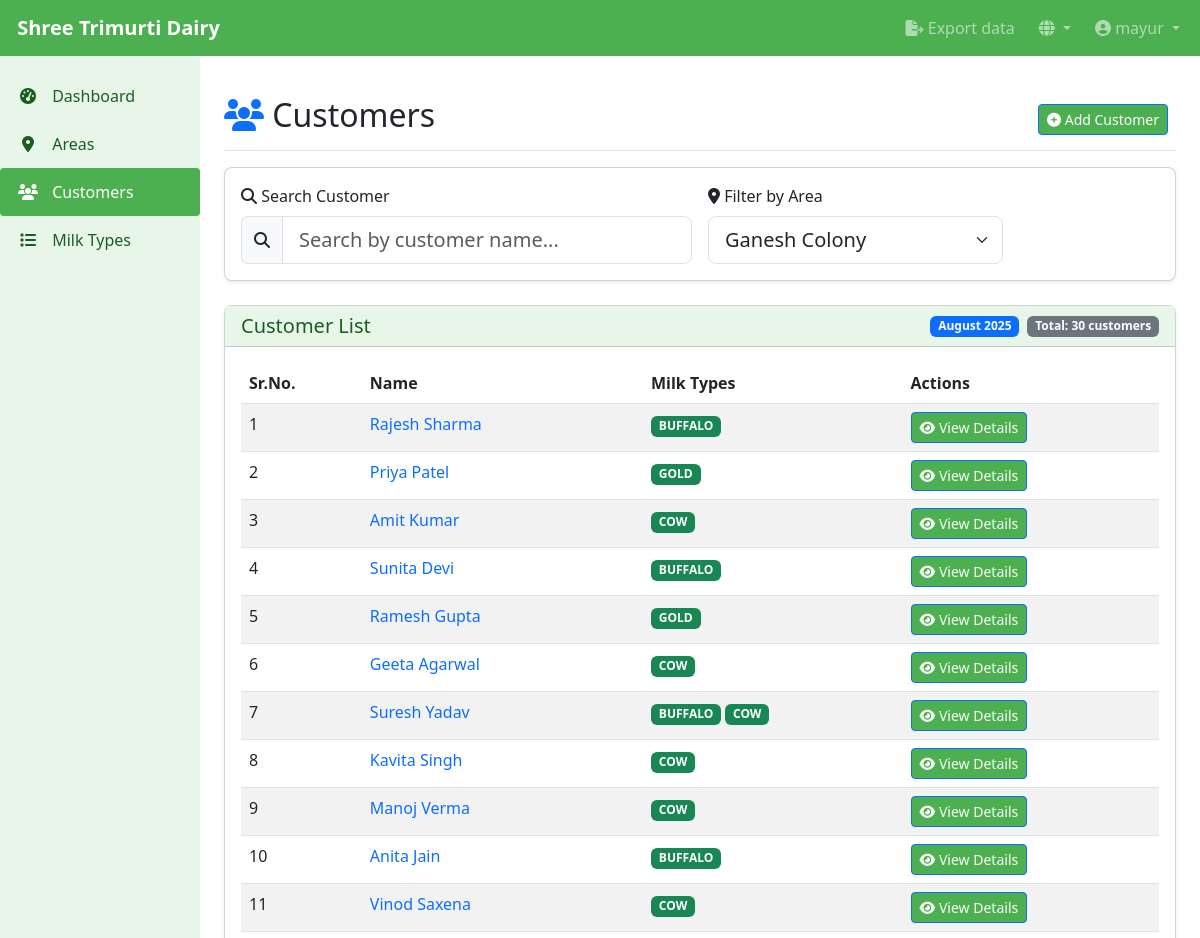
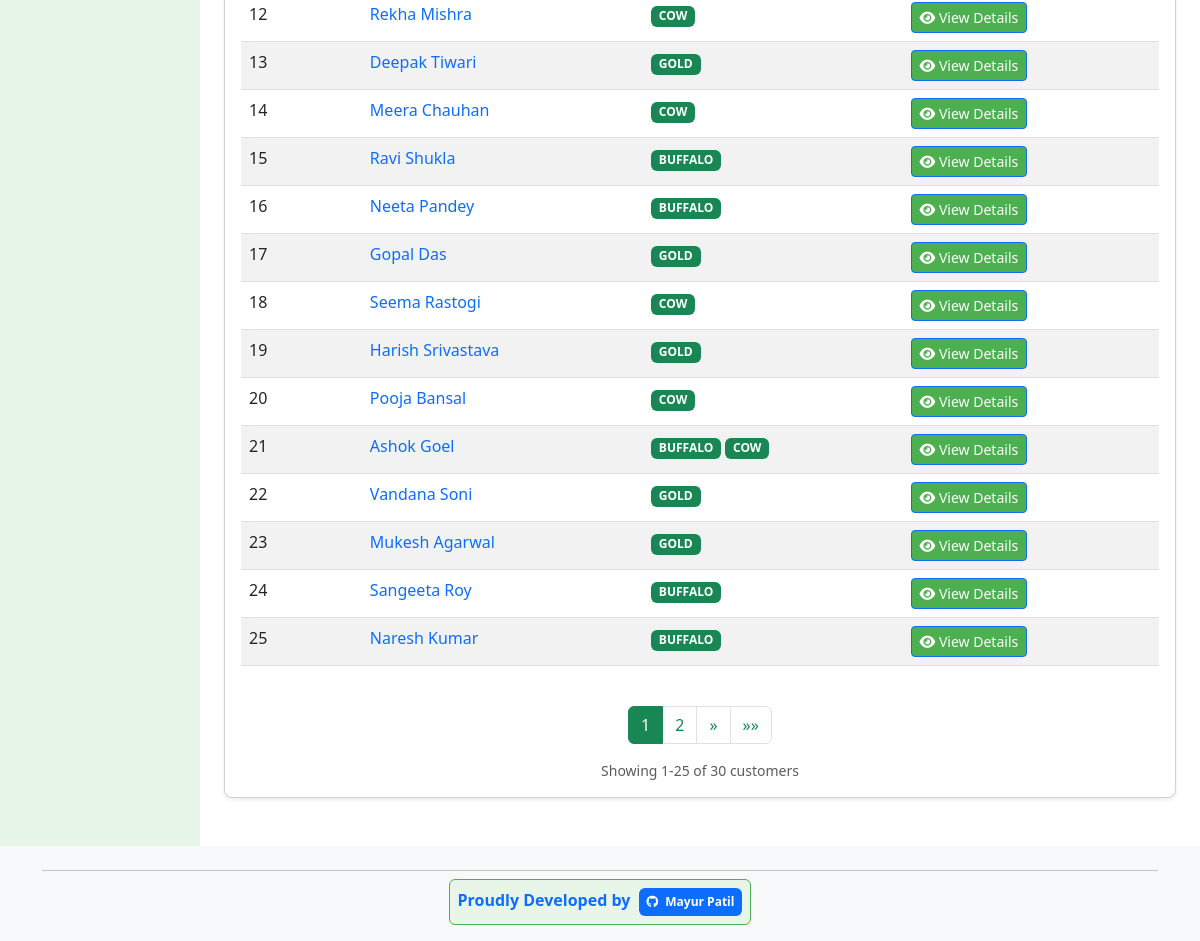
Before: /en/dairy/customers/?area=5 (signed in) with the older database file (2 pictures, top to bottom).
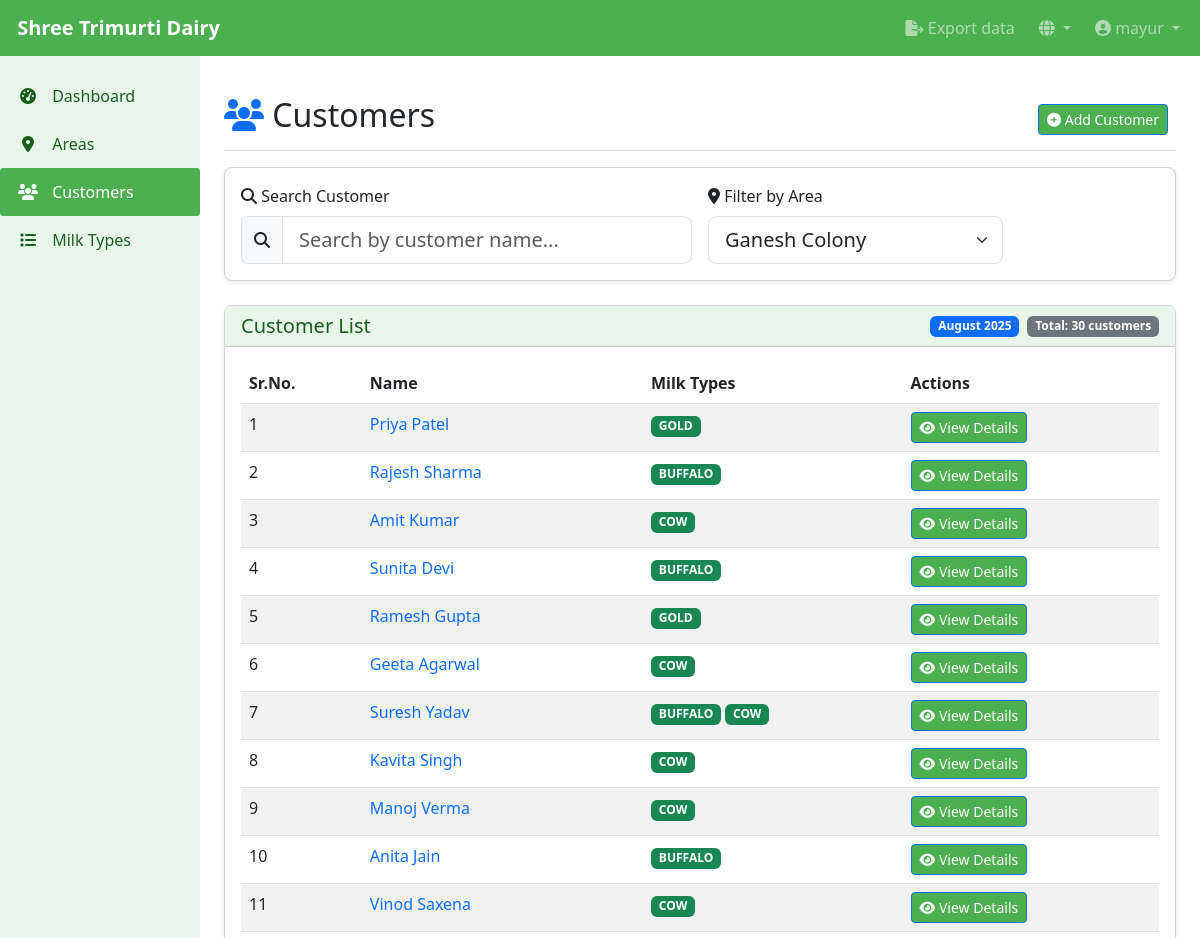
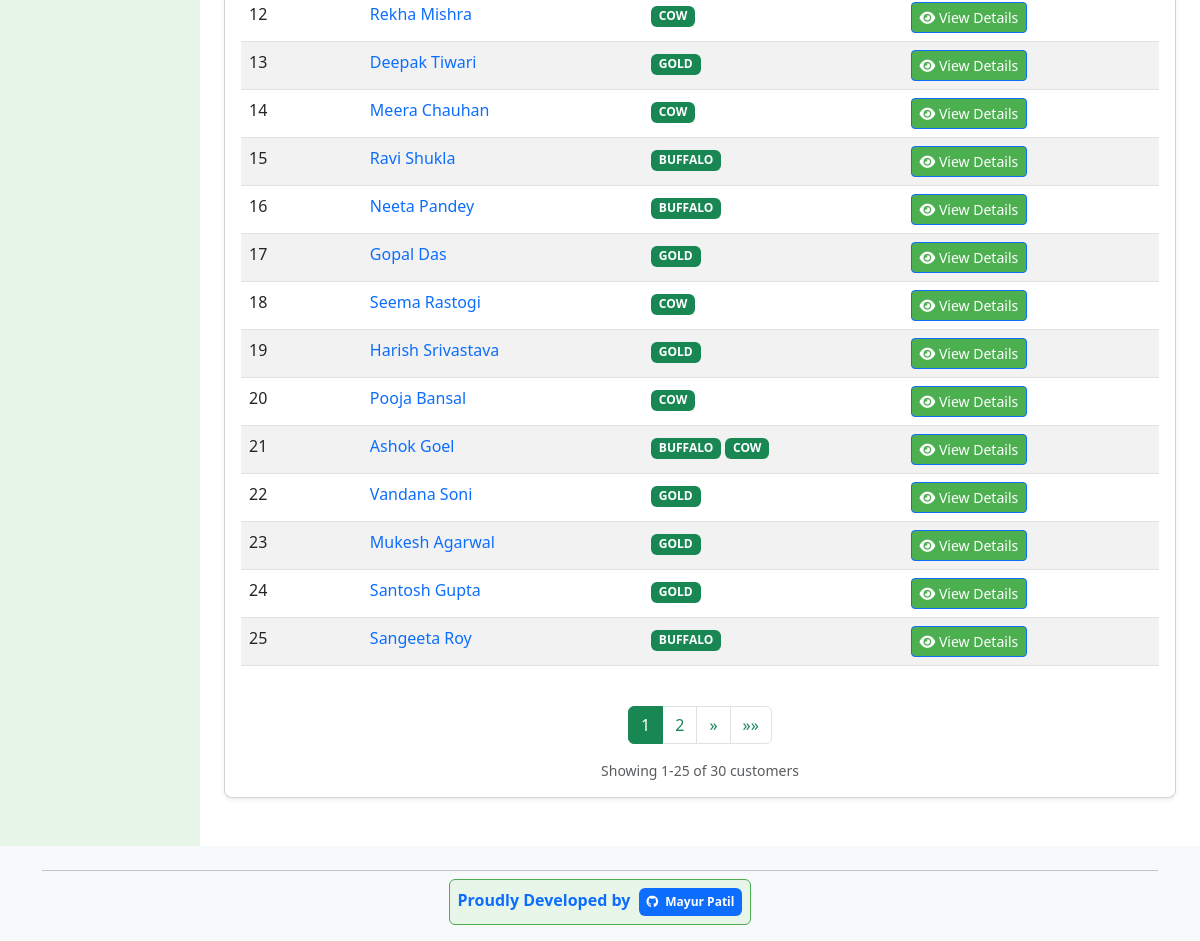
After: the same page with the newer database file (2 pictures, top to bottom).
### dairy_app/models.py (models this page shows, shortened)
class Customer(models.Model):
    user = models.ForeignKey(User, on_delete=models.CASCADE, related_name='customers')
    name = models.CharField(max_length=200)
    address = models.TextField(blank=True, null=True)
    phone = models.CharField(max_length=20, blank=True, null=True)
    milk_types = models.ManyToManyField(MilkType, related_name='customers')
    area = models.ForeignKey(Area, on_delete=models.SET_NULL, null=True, blank=True, related_name='customers')
    date_joined = models.DateTimeField(auto_now_add=True)
    delivery_order = models.PositiveIntegerField(default=0, help_text=_('Order for delivery route within area'))
    class Meta:
        ordering = ['area', 'delivery_order', 'name']

class MilkType(models.Model):
    name = models.CharField(max_length=100)
    rate_per_liter = models.DecimalField(max_digits=10, decimal_places=2, help_text=_('Rate in Rs per liter'))
    class Meta:
        ordering = ['name']

### dairy_app/views.py (the view, shortened to what this page needs)
# urls.py: path('customers/', views.CustomerListView.as_view(), name='customer_list'),
class CustomerListView(LoginRequiredMixin, ListView):
    model = Customer
    template_name = 'dairy_app/customer_list.html'
    context_object_name = 'customers'
    paginate_by = 25  # Show 25 customers per page
    def get_queryset(self):
        queryset = Customer.objects.all()
        area_id = self.request.GET.get('area')
        area_filtered = False
        if area_id:
            try:
                queryset = queryset.filter(area_id=area_id)
                area_filtered = True
            except ValueError:
                pass
        search_query = self.request.GET.get('search', '').strip()
        if search_query:
            queryset = queryset.filter(name__icontains=search_query)
        if area_filtered:
            return queryset.order_by('delivery_order', 'date_joined')  # Milk distribution route order
        else:
            return queryset.order_by('name')  # Alphabetical for general browsing
    def get_context_data(self, **kwargs):
        context = super().get_context_data(**kwargs)
        today = timezone.now().date()
        search_query = self.request.GET.get('search', '').strip()
        if search_query:
            for customer in context['customers']:
                customer.highlighted_name = self.highlight_text(customer.name, search_query)
        if self.request.user.is_superuser:
            areas = Area.objects.all()
        else:
            areas = Area.objects.filter(user=self.request.user)
        context['areas'] = areas
        area_id = self.request.GET.get('area')
        if area_id:
            try:
                context['selected_area'] = int(area_id)
            except ValueError:
                pass
        page_obj = context['page_obj']
        paginator = context['paginator']
        page_range = list(paginator.get_elided_page_range(page_obj.number, on_each_side=2, on_ends=1))
        context.update({
            'search_query': search_query,
            'current_month': today.strftime('%B %Y'),
            'page_range': page_range,
            'total_customers': paginator.count
        })
        return context
    def get(self, request, *args, **kwargs):
        is_ajax = (request.headers.get('X-Requested-With') == 'XMLHttpRequest' and
                  request.GET.get('ajax_search') == 'true')
        return super().get(request, *args, **kwargs)

### dairy_app/templates/dairy_app/customer_list.html (shortened to what the changed rows need)
{% extends 'base.html' %}
{% load dict_filters %}
{% load i18n %}
{% block content %}
<div class="d-flex justify-content-between flex-wrap flex-md-nowrap align-items-center pt-3 pb-2 mb-3 border-bottom">
    <h1 class="h2"><i class="fas fa-users text-primary"></i> {% trans "Customers" %}</h1>
</div>
<div class="card">
    <div class="card-body">
        <div class="table-responsive">
            <table class="table table-striped table-hover">
                <thead>
                    <tr>
                        <th>{% trans "Sr.No." %}</th>
                        <th>{% trans "Name" %}</th>
                        <th>{% trans "Milk Types" %}</th>
                        <th>{% trans "Actions" %}</th>
                    </tr>
                </thead>
                <tbody id="customerTableBody">
                    {% for customer in customers %}
                    <tr>
                        <td>{{ forloop.counter }}</td>
                        <td>
                            <a href="{% url 'customer_detail' customer.id %}" class="text-decoration-none">
                            {% if search_query and customer.highlighted_name %}
                                {{ customer.highlighted_name|safe }}
                            {% else %}
                                {{ customer.name }}
                            {% endif %}
                            </a>
                        </td>
                        <td>
                            {% for milk_type in customer.milk_types.all %}
                            <span class="badge bg-success">{{ milk_type.name }}</span>
                            {% empty %}
                            <span class="badge bg-light text-dark">{% trans "None" %}</span>
                            {% endfor %}
                        </td>
                        <td>
                            <div class="btn-group btn-group-sm">
                                <a href="{% url 'customer_detail' customer.id %}" class="btn btn-primary">
                                    <i class="fas fa-eye"></i> {% trans "View Details" %}
                                </a>
                            </div>
                        </td>
                    </tr>
                    {% endfor %}
                </tbody>
            </table>
        </div>
        {% if is_paginated %}
        <div class="d-flex justify-content-center mt-4">
            <nav aria-label="Customer pagination">
                <ul class="pagination pagination-ajax">
                    {% for page_num in page_range %}
                        {% if page_num == "..." %}
                            <li class="page-item disabled"><span class="page-link">...</span></li>
                        {% else %}
                            <li class="page-item {% if page_obj.number == page_num %}active{% endif %}">
                                <a class="page-link" href="?page={{ page_num }}{% if search_query %}&search={{ search_query }}{% endif %}{% if selected_area %}&area={{ selected_area }}{% endif %}">{{ page_num }}</a>
                            </li>
                        {% endif %}
                    {% endfor %}
                </ul>
            </nav>
        </div>
        {% endif %}
    </div>
</div>
{% endblock %}

Changed rows visible on the page:
no longer on this page (row edited): Customer: name "Naresh Kumar", MilkType (name "BUFFALO")
changed Customer "Priya Patel": moves up the list
now on this page (row edited): Customer: name "Santosh Gupta", MilkType (name "GOLD")
